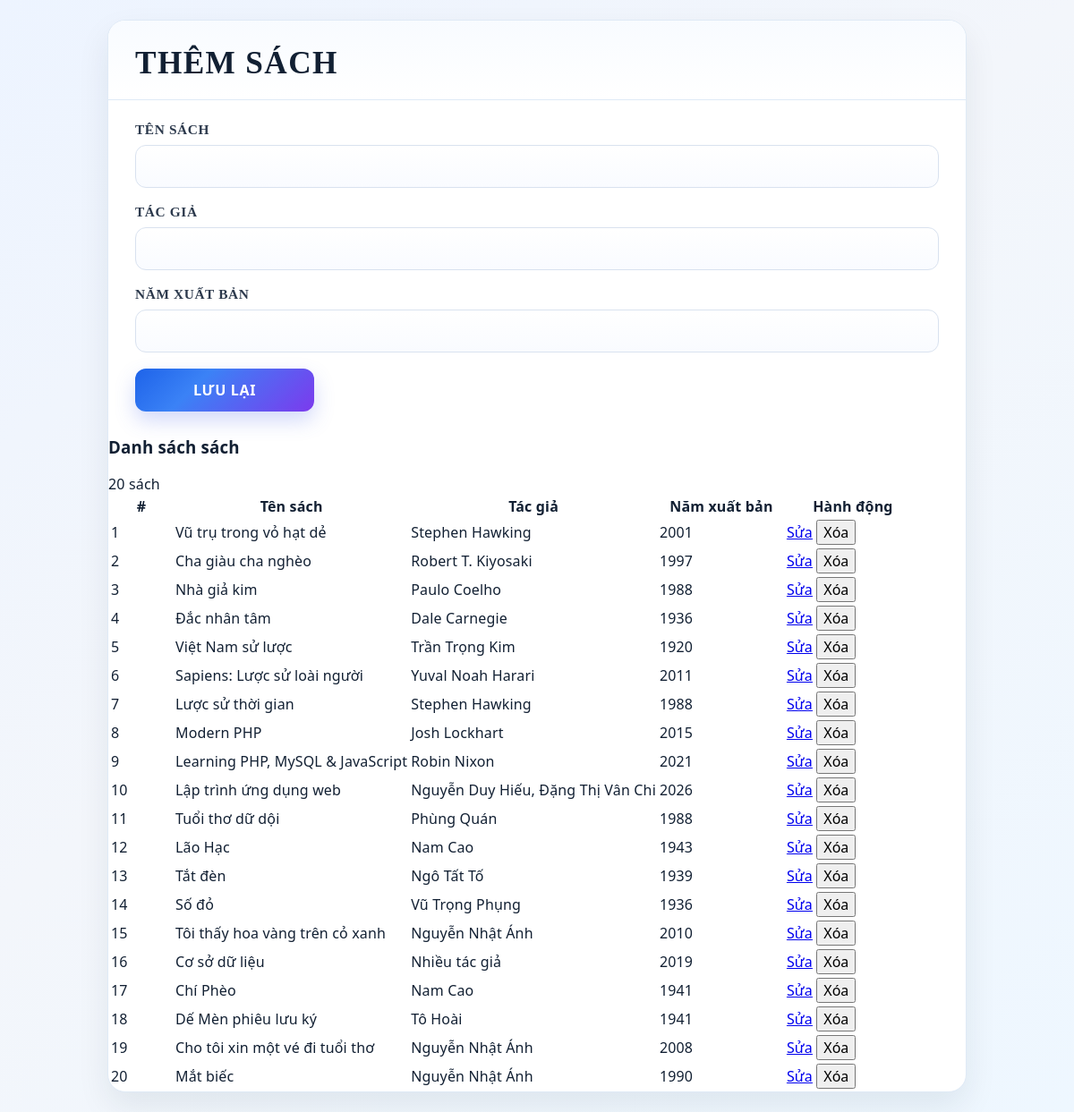
The page /BTN_06/index.php on the database its author committed.
### tables this page shows
CREATE TABLE `sach` (
  `ma_sach` INT UNSIGNED NOT NULL AUTO_INCREMENT,
  `ten_sach` VARCHAR(255) NOT NULL,
  `tac_gia` VARCHAR(100) NOT NULL,
  `nam_xuat_ban` YEAR DEFAULT NULL,
  `ma_the_loai` SMALLINT UNSIGNED DEFAULT NULL,
  `tong_so_ban` SMALLINT UNSIGNED NOT NULL DEFAULT 1,
  `so_ban_con` SMALLINT UNSIGNED NOT NULL DEFAULT 1,
  `vi_tri_ke` VARCHAR(50) DEFAULT NULL,
  PRIMARY KEY (`ma_sach`),
  KEY `fk_sach_the_loai` (`ma_the_loai`),
  KEY `idx_sach_ten` (`ten_sach`),
  KEY `idx_sach_tac_gia` (`tac_gia`),
  CONSTRAINT `ck_sach_so_ban` CHECK (`so_ban_con` <= `tong_so_ban`),
  CONSTRAINT `fk_sach_the_loai` FOREIGN KEY (`ma_the_loai`) REFERENCES `the_loai` (`ma_the_loai`) ON UPDATE CASCADE
);

### BTN_06/index.php (the view, shortened to what this page needs)
<?php
$postedData = $_POST ?? [];
$ten_sach_value = $postedData['ten_sach'] ?? '';
$tac_gia_value = $postedData['tac_gia'] ?? '';
$nam_xuat_ban_value = $postedData['nam_xuat_ban'] ?? '';
$editBook = null;
$books = [];
try {
    $pdo = getDatabaseConnection();
    $booksStatement = $pdo->query('SELECT ma_sach, ten_sach, tac_gia, nam_xuat_ban FROM sach ORDER BY ma_sach DESC');
    $books = $booksStatement->fetchAll() ?: [];
} catch (PDOException $e) {
    $errorMessage = 'Không thể kết nối hoặc thao tác với database thu_vien.';
}
?>
<!DOCTYPE html>
<html lang="vi">
<head>
    <link rel="stylesheet" href="style.css">
</head>
<body>
    <div class="simple-shell">
        <div class="simple-card">
            <h2><?php echo $editBook ? 'Cập nhật sách' : 'Thêm sách'; ?></h2>
            <form method="POST" action="<?php echo htmlspecialchars($_SERVER['PHP_SELF']); ?>" class="book-form">
                <div class="form-group">
                    <label for="ten_sach">Tên sách</label>
                    <input id="ten_sach" name="ten_sach" type="text" value="<?php echo htmlspecialchars($ten_sach_value); ?>">
                </div>
                <div class="form-group">
                    <label for="tac_gia">Tác giả</label>
                    <input id="tac_gia" name="tac_gia" type="text" value="<?php echo htmlspecialchars($tac_gia_value); ?>">
                </div>
                <div class="form-group">
                    <label for="nam_xuat_ban">Năm xuất bản</label>
                    <input id="nam_xuat_ban" name="nam_xuat_ban" type="text" value="<?php echo htmlspecialchars($nam_xuat_ban_value); ?>">
                </div>
                <div class="form-actions">
                    <button type="submit" class="submit-btn"><?php echo $editBook ? 'Cập nhật' : 'Lưu lại'; ?></button>
                </div>
            </form>
            <div class="book-list">
                <div class="list-header">
                    <h3>Danh sách sách</h3>
                    <span class="item-count"><?php echo count($books); ?> sách</span>
                </div>
                <?php if ($books): ?>
                    <div class="table-wrap">
                        <table class="book-table">
                            <thead>
                                <tr>
                                    <th style="width: 70px;">#</th>
                                    <th>Tên sách</th>
                                    <th>Tác giả</th>
                                    <th style="width: 140px;">Năm xuất bản</th>
                                    <th style="width: 150px;">Hành động</th>
                                </tr>
                            </thead>
                            <tbody>
                                <?php foreach ($books as $index => $book): ?>
                                    <tr>
                                        <td><?php echo (int) $index + 1; ?></td>
                                        <td><?php echo htmlspecialchars((string) ($book['ten_sach'] ?? '')); ?></td>
                                        <td><?php echo htmlspecialchars((string) ($book['tac_gia'] ?? '')); ?></td>
                                        <td><?php echo htmlspecialchars((string) ($book['nam_xuat_ban'] ?? '')); ?></td>
                                        <td class="action-cell">
                                            <a href="<?php echo htmlspecialchars($_SERVER['PHP_SELF']) . '?edit=' . (int) $book['ma_sach']; ?>" class="edit-btn">Sửa</a>
                                            <form method="POST" action="<?php echo htmlspecialchars($_SERVER['PHP_SELF']); ?>" class="inline-form">
                                                <button type="submit" class="delete-btn" onclick="return confirm('Bạn có chắc chắn muốn xóa sách này không?');">Xóa</button>
                                            </form>
                                        </td>
                                    </tr>
                                <?php endforeach; ?>
                            </tbody>
                        </table>
                    </div>
                <?php else: ?>
                    <p class="empty-state">Chưa có sách nào trong cơ sở dữ liệu.</p>
                <?php endif; ?>
            </div>
        </div>
    </div>
</body>
</html>

### BTN_06/style.css (style rules this page uses)
:root { --bg: #edf2fb; --panel: #ffffff; --panel-soft: #f8fbff; --border: #dfeaf6; --text: #122033; --muted: #526072; --primary: #1e63e9; --primary-dark: #174ec7; --primary-soft: #e9f1ff; --success: #1ea66a; --error: #d9485f; --shadow: 0 16px 36px rgba(17, 34, 56, 0.08); }
* { box-sizing: border-box; }
body { margin: 0; min-height: 100vh; padding: 22px; font-family: "Segoe UI", "Poppins", "Trebuchet MS", sans-serif; background: linear-gradient(140deg, #edf4ff 0%, #f3f6fb 45%, #eef7ff 100%); color: var(--text); letter-spacing: 0.01em; }
button, input { font: inherit; }
.simple-shell { min-height: calc(100vh - 44px); display: flex; align-items: center; justify-content: center; }
.simple-card { width: min(960px, 100%); background: var(--panel); border: 1px solid var(--border); border-radius: 20px; box-shadow: var(--shadow); overflow: hidden; }
.simple-card h2 { margin: 0; padding: 28px 30px 20px; background: linear-gradient(180deg, #f8fbff 0%, #ffffff 100%); border-bottom: 1px solid var(--border); font-size: 2.2rem; font-weight: 900; letter-spacing: 0.04em; text-transform: uppercase; color: var(--text); font-family: "Georgia", "Times New Roman", serif; }
.book-form { padding: 24px 30px 8px; }
.inline-form { display: inline; margin: 0; padding: 0; }
.form-group { margin-bottom: 18px; }
.form-group label { display: block; margin-bottom: 8px; font-size: 0.96rem; font-weight: 700; color: #2d3a4d; letter-spacing: 0.04em; text-transform: uppercase; font-family: "Georgia", "Times New Roman", serif; }
.form-group input { width: 100%; min-height: 48px; padding: 12px 14px; border: 1px solid #d9e2ef; border-radius: 12px; background: linear-gradient(180deg, #ffffff 0%, #f9fbff 100%); font-size: 15px; color: var(--text); font-family: "Segoe UI", sans-serif; transition: border-color 0.2s ease, box-shadow 0.2s ease, transform 0.2s ease; }
.form-actions { display: flex; align-items: center; gap: 12px; flex-wrap: wrap; }
.submit-btn { width: 200px; min-height: 48px; border: none; border-radius: 12px; background: linear-gradient(135deg, #1e63e9 0%, #3b82f6 35%, #7c3aed 100%); color: #fff; font-weight: 700; font-size: 1rem; letter-spacing: 0.04em; text-transform: uppercase; cursor: pointer; box-shadow: 0 10px 22px rgba(76, 104, 237, 0.25); transition: transform 0.2s ease, box-shadow 0.2s ease, filter 0.2s ease; }

### rows shown on the page
sach: index "1", ten_sach "Vũ trụ trong vỏ hạt dẻ", tac_gia "Stephen Hawking", nam_xuat_ban "2001"
sach: index "2", ten_sach "Cha giàu cha nghèo", tac_gia "Robert T. Kiyosaki", nam_xuat_ban "1997"
sach: index "3", ten_sach "Nhà giả kim", tac_gia "Paulo Coelho", nam_xuat_ban "1988"
sach: index "4", ten_sach "Đắc nhân tâm", tac_gia "Dale Carnegie", nam_xuat_ban "1936"
sach: index "5", ten_sach "Việt Nam sử lược", tac_gia "Trần Trọng Kim", nam_xuat_ban "1920"
sach: index "6", ten_sach "Sapiens: Lược sử loài người", tac_gia "Yuval Noah Harari", nam_xuat_ban "2011"
sach: index "7", ten_sach "Lược sử thời gian", tac_gia "Stephen Hawking", nam_xuat_ban "1988"
sach: index "8", ten_sach "Modern PHP", tac_gia "Josh Lockhart", nam_xuat_ban "2015"
sach: index "9", ten_sach "Learning PHP, MySQL & JavaScript", tac_gia "Robin Nixon", nam_xuat_ban "2021"
sach: index "10", ten_sach "Lập trình ứng dụng web", tac_gia "Nguyễn Duy Hiếu, Đặng Thị Vân Chi", nam_xuat_ban "2026"
sach: index "11", ten_sach "Tuổi thơ dữ dội", tac_gia "Phùng Quán", nam_xuat_ban "1988"
sach: index "12", ten_sach "Lão Hạc", tac_gia "Nam Cao", nam_xuat_ban "1943"
sach: index "13", ten_sach "Tắt đèn", tac_gia "Ngô Tất Tố", nam_xuat_ban "1939"
sach: index "14", ten_sach "Số đỏ", tac_gia "Vũ Trọng Phụng", nam_xuat_ban "1936"
sach: index "15", ten_sach "Tôi thấy hoa vàng trên cỏ xanh", tac_gia "Nguyễn Nhật Ánh", nam_xuat_ban "2010"
sach: index "16", ten_sach "Cơ sở dữ liệu", tac_gia "Nhiều tác giả", nam_xuat_ban "2019"
sach: index "17", ten_sach "Chí Phèo", tac_gia "Nam Cao", nam_xuat_ban "1941"
sach: index "18", ten_sach "Dế Mèn phiêu lưu ký", tac_gia "Tô Hoài", nam_xuat_ban "1941"
sach: index "19", ten_sach "Cho tôi xin một vé đi tuổi thơ", tac_gia "Nguyễn Nhật Ánh", nam_xuat_ban "2008"
sach: index "20", ten_sach "Mắt biếc", tac_gia "Nguyễn Nhật Ánh", nam_xuat_ban "1990"

### other values the page prints
count($books) "20"
